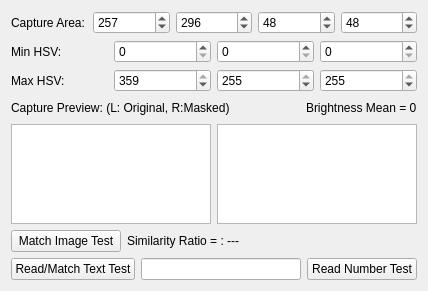
                <widget class="QWidget" name="scrollAreaWidgetContents">
                 <property name="geometry">
                  <rect>
                   <x>0</x>
                   <y>0</y>
                   <width>428</width>
                   <height>291</height>
                  </rect>
                 </property>
                 <layout class="QVBoxLayout" name="verticalLayout_9">
                  <property name="leftMargin">
                   <number>11</number>
                  </property>
                  <property name="topMargin">
                   <number>11</number>
                  </property>
                  <property name="rightMargin">
                   <number>11</number>
                  </property>
                  <property name="bottomMargin">
                   <number>11</number>
                  </property>
                  <item>
                   <layout class="QHBoxLayout" name="horizontalLayout_7">
                    <item>
                     <widget class="QLabel" name="label_27">
                      <property name="text">
                       <string>Capture Area:</string>
                      </property>
                     </widget>
                    </item>
                    <item>
                     <widget class="QSpinBox" name="SP1_SB_X">
                      <property name="minimumSize">
                       <size>
                        <width>55</width>
                        <height>0</height>
                       </size>
                      </property>
                      <property name="maximum">
                       <number>1278</number>
                      </property>
                      <property name="value">
                       <number>257</number>
                      </property>
                     </widget>
                    </item>
                    <item>
                     <widget class="QSpinBox" name="SP1_SB_Y">
                      <property name="minimumSize">
                       <size>
                        <width>55</width>
                        <height>0</height>
                       </size>
                      </property>
                      <property name="maximum">
                       <number>718</number>
                      </property>
                      <property name="value">
                       <number>296</number>
                      </property>
                     </widget>
                    </item>
                    <item>
                     <widget class="QSpinBox" name="SP1_SB_Width">
                      <property name="minimumSize">
                       <size>
                        <width>55</width>
                        <height>0</height>
                       </size>
                      </property>
                      <property name="minimum">
                       <number>2</number>
                      </property>
                      <property name="maximum">
                       <number>1280</number>
                      </property>
                      <property name="value">
                       <number>48</number>
                      </property>
                     </widget>
                    </item>
                    <item>
                     <widget class="QSpinBox" name="SP1_SB_Height">
                      <property name="minimumSize">
                       <size>
                        <width>55</width>
                        <height>0</height>
                       </size>
                      </property>
                      <property name="minimum">
                       <number>2</number>
                      </property>
                      <property name="maximum">
                       <number>720</number>
                      </property>
                      <property name="value">
                       <number>48</number>
                      </property>
                     </widget>
                    </item>
                   </layout>
                  </item>
                  <item>
                   <layout class="QHBoxLayout" name="horizontalLayout_8">
                    <item>
                     <widget class="QLabel" name="label_33">
                      <property name="text">
                       <string>Min HSV:</string>
                      </property>
                     </widget>
                    </item>
                    <item>
                     <widget class="QSpinBox" name="SP1_SB_MinH">
                      <property name="maximum">
                       <number>359</number>
                      </property>
                     </widget>
                    </item>
                    <item>
                     <widget class="QSpinBox" name="SP1_SB_MinS">
                      <property name="maximum">
                       <number>255</number>
                      </property>
                     </widget>
                    </item>
                    <item>
                     <widget class="QSpinBox" name="SP1_SB_MinV">
                      <property name="maximum">
                       <number>255</number>
                      </property>
                     </widget>
                    </item>
                   </layout>
                  </item>
                  <item>
                   <layout class="QHBoxLayout" name="horizontalLayout_5">
                    <item>
                     <widget class="QLabel" name="label_32">
                      <property name="text">
                       <string>Max HSV:</string>
                      </property>
                     </widget>
                    </item>
                    <item>
                     <widget class="QSpinBox" name="SP1_SB_MaxH">
                      <property name="maximum">
                       <number>359</number>
                      </property>
                      <property name="value">
                       <number>359</number>
                      </property>
                     </widget>
                    </item>
                    <item>
                     <widget class="QSpinBox" name="SP1_SB_MaxS">
                      <property name="maximum">
                       <number>255</number>
                      </property>
                      <property name="value">
                       <number>255</number>
                      </property>
                     </widget>
                    </item>
                    <item>
                     <widget class="QSpinBox" name="SP1_SB_MaxV">
                      <property name="maximum">
                       <number>255</number>
                      </property>
                      <property name="value">
                       <number>255</number>
                      </property>
                     </widget>
                    </item>
                   </layout>
                  </item>
                  <item>
                   <layout class="QHBoxLayout" name="horizontalLayout_32">
                    <item>
                     <widget class="QLabel" name="label_31">
                      <property name="text">
                       <string>Capture Preview: (L: Original, R:Masked)</string>
                      </property>
                     </widget>
                    </item>
                    <item>
                     <spacer name="horizontalSpacer_15">
                      <property name="orientation">
                       <enum>Qt::Horizontal</enum>
                      </property>
                      <property name="sizeHint" stdset="0">
                       <size>
                        <width>40</width>
                        <height>20</height>
                       </size>
                      </property>
                     </spacer>
                    </item>
                    <item>
                     <widget class="QLabel" name="SP1_L_Mean">
                      <property name="minimumSize">
                       <size>
                        <width>110</width>
                        <height>0</height>
                       </size>
                      </property>
                      <property name="text">
                       <string>Brightness Mean = 0</string>
                      </property>
                     </widget>
                    </item>
                   </layout>
                  </item>
                  <item>
                   <layout class="QHBoxLayout" name="horizontalLayout_9">
                    <item>
                     <widget class="QGraphicsView" name="SP1_GV_Preview">
                      <property name="sizePolicy">
                       <sizepolicy hsizetype="Preferred" vsizetype="Expanding">
                        <horstretch>0</horstretch>
                        <verstretch>0</verstretch>
                       </sizepolicy>
                      </property>
                      <property name="maximumSize">
                       <size>
                        <width>210</width>
                        <height>16777215</height>
                       </size>
                      </property>
                     </widget>
                    </item>
                    <item>
                     <widget class="QGraphicsView" name="SP1_GV_PreviewMasked">
                      <property name="sizePolicy">
                       <sizepolicy hsizetype="Preferred" vsizetype="Expanding">
                        <horstretch>0</horstretch>
                        <verstretch>0</verstretch>
                       </sizepolicy>
                      </property>
                      <property name="maximumSize">
                       <size>
                        <width>210</width>
                        <height>16777215</height>
                       </size>
                      </property>
                     </widget>
                    </item>
                   </layout>
                  </item>
                  <item>
                   <layout class="QHBoxLayout" name="horizontalLayout_31">
                    <item>
                     <widget class="QPushButton" name="SP1_PB_MatchImage">
                      <property name="minimumSize">
                       <size>
                        <width>110</width>
                        <height>0</height>
                       </size>
                      </property>
                      <property name="text">
                       <string>Match Image Test</string>
                      </property>
                     </widget>
                    </item>
                    <item>
                     <widget class="QLabel" name="SP1_L_MatchResult">
                      <property name="sizePolicy">
                       <sizepolicy hsizetype="Expanding" vsizetype="Preferred">
                        <horstretch>0</horstretch>
                        <verstretch>0</verstretch>
                       </sizepolicy>
                      </property>
                      <property name="text">
                       <string>Similarity Ratio = : ---</string>
                      </property>
                     </widget>
                    </item>
                   </layout>
                  </item>
                  <item>
                   <layout class="QHBoxLayout" name="horizontalLayout_34">
                    <item>
                     <widget class="QPushButton" name="SP1_PB_OCR">
                      <property name="minimumSize">
                       <size>
                        <width>110</width>
                        <height>0</height>
                       </size>
                      </property>
                      <property name="text">
                       <string>Read/Match Text Test</string>
                      </property>
                     </widget>
                    </item>
                    <item>
                     <widget class="QLineEdit" name="SP1_LE_OCR"/>
                    </item>
                    <item>
                     <widget class="QPushButton" name="SP1_PB_OCRNumber">
                      <property name="minimumSize">
                       <size>
                        <width>110</width>
                        <height>0</height>
                       </size>
                      </property>
                      <property name="text">
                       <string>Read Number Test</string>
                      </property>
                     </widget>
                    </item>
                   </layout>
                  </item>
                 </layout>
                </widget>
